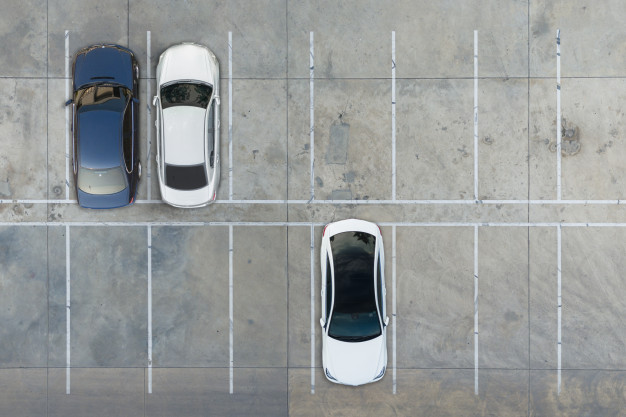
%> input picture Images/010.jpg, 626 x 417 px
$ octave TestL.m   (GNU Octave 9; MATLAB toolbox functions it lacks are replaced by stand-ins)
%> lines starting %> are read from the running program, lines starting %| are printed output that depends on the picture; in (x1, y1, x2, y2) boxes, pixels count from 0 and x2, y2 are one past the last pixel; in counts of white or black regions, pixels touching at a corner belong together; the program's own positions count from 1
%> further down, Img is the input picture: size 417x626x3 uint8; mean R, G, B 150.9, 154.2, 153.8
### cartoon.m
function imr=cartoon(im,varargin)
 % do a simple cartoon algorithm
 % author: Meng Xipeng  mengxipeng@gmail.com
 % this function has 4 pararmeter;
 %    im
 %    mask_radius
 %    threshold
 %    ramp
 %
 %
 % Cartoon algorithm  ( Courtesy of gimp )
 % -----------------
 % Mask radius = radius of pixel neighborhood for intensity comparison
 % Threshold   = relative intensity difference which will result in darkening
 % Ramp        = amount of relative intensity difference before total black
 % Blur radius = mask radius / 3.0
 %
 % Algorithm:
 % For each pixel, calculate pixel intensity value to be: avg (blur radius)
 % relative diff = pixel intensity / avg (mask radius)
 % If relative diff < Threshold
 %   intensity mult = (Ramp - MIN (Ramp, (Threshold - relative diff))) / Ramp
 %   pixel intensity *= intensity mult
 %
% only support grayscale and rgb image
% the default variable of parameters
mask_radius=20;
threshold=1;
ramp=0.3;
if(nargin>=2)
        mask_radius=varargin{1};
end
if(nargin>=3)
        threshold=varargin{2};
end
if(nargin>=4)
        ramp=varargin{3};
end
if ndims(im) == 3
        % rgb
        r=im(:,:,1);
        g=im(:,:,2);
        b=im(:,:,3);
        rr=cartoonlize(r,mask_radius,threshold,ramp);
        gr=cartoonlize(g,mask_radius,threshold,ramp);
        br=cartoonlize(b,mask_radius,threshold,ramp);
        imr=cat(3,rr,gr,br);
else
        %grayscale
        imr=cartoonlize(im,mask_radius,threshold,ramp);
end
function gr=cartoonlize(g,mask_radius,threshold,ramp)
%> called with mask_radius = 20, threshold = 1, ramp = 0.3
g=im2double(g); % avoid  overflow
mask=fspecial('gaussian',mask_radius);
g_new=imfilter(g,mask);
g_new=g./g_new;
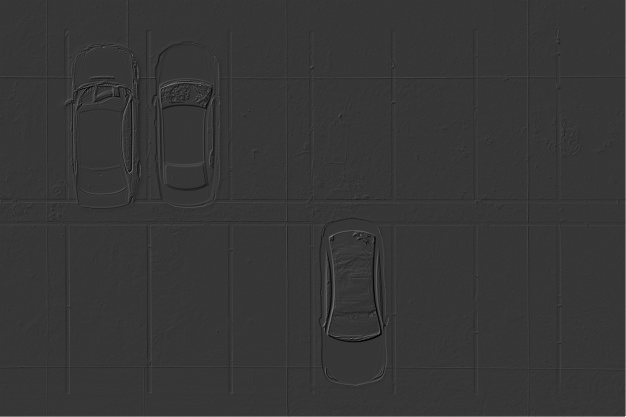
%> g_new: size 417x626 double; min 0.178, max 4, mean 1; drawn with min black and max white
mult=(ramp-min(ramp,(threshold-g_new)))/ramp;
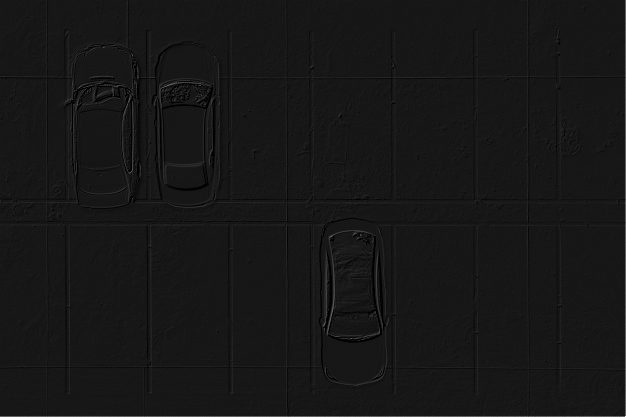
%> mult: size 417x626 double; min 0, max 11, mean 1.02; drawn with min black and max white
ind=find(g_new<threshold);
%> ind = 126762 values from 7 to 260621
gr=g;
gr(ind)=g(ind).*mult(ind);
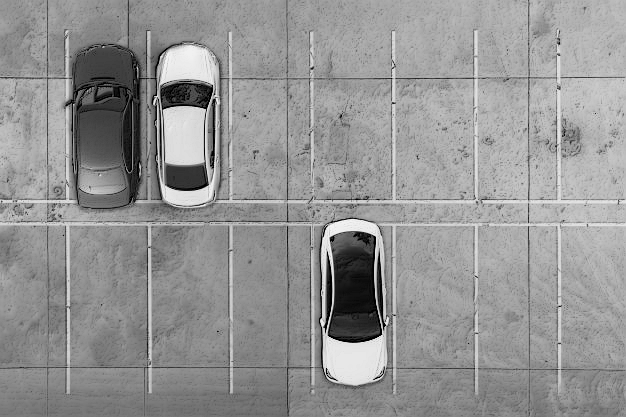
%> gr: size 417x626 double; min 0, max 0.969, mean 0.581

### TestL.m
%% Init
clear all, clc, close all;
Img = imread('Images\010.jpg');
%% binarization
IGray = rgb2gray(Img);
ICartoon = cartoon(IGray);
IBinary = ICartoon<0.10;
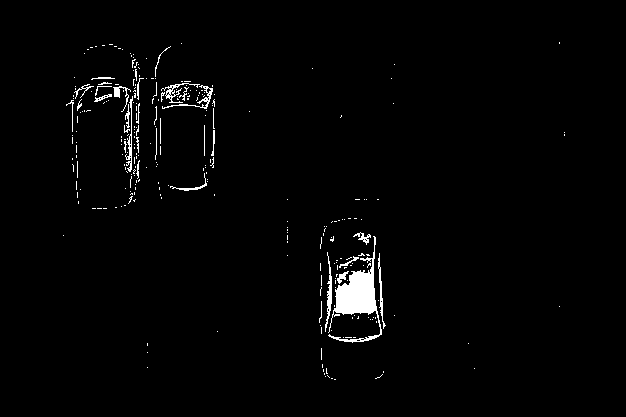
%> IBinary: size 417x626 logical; 1.8% white; 283 white regions (251 under 20 px), largest, box (x1, y1, x2, y2) and area: (328, 236, 382, 343) 1778, (325, 252, 332, 332) 206, (162, 85, 213, 109) 176
IBinary = bwareaopen(IBinary,50);%%removes small shapes

%% Rough shape of cars
IEdge = edge(ICartoon,'canny');
%> IEdge: size 417x626 logical; 6.1% white in thin lines or dots
IFill = imdilate(IEdge,strel('disk',3));
%> IFill: size 417x626 logical; 25.8% white; 9 white regions, largest, box (x1, y1, x2, y2) and area: (0, 0, 626, 417) 66350, (595, 138, 615, 157) 235, (337, 110, 353, 131) 201
IFill = imfill(IFill, 'holes');
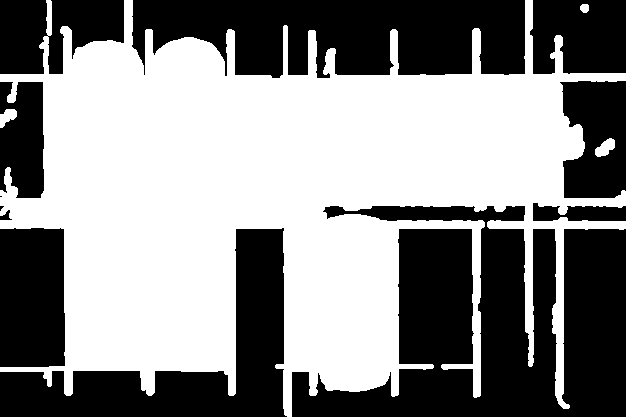
%> IFill: size 417x626 logical; 53.5% white; 12 black regions (2 under 20 px), largest, box (x1, y1, x2, y2) and area: (292, 206, 626, 417) 43914, (132, 0, 525, 78) 24501, (0, 228, 287, 417) 18840
IReconstruct = imreconstruct(IFill, IEdge);

%% Adaptative closing

orientations = regionprops(IReconstruct, 'Orientation');
%> orientations = 174 regions; first 5, Orientation: 86.45, -79.89, 84.19, 74.09, 49.99
axisLength = regionprops(IReconstruct, 'MajorAxisLength');
%> axisLength = 174 regions; first 5, MajorAxisLength: 184.6, 162, 12.11, 14.89, 23.81

deg = median([orientations.Orientation])
%> deg = 1.63
len = median([axisLength.MajorAxisLength])
%> len = 33.78

IReconstruct2 = imclose(IReconstruct, strel('line',len/6,deg));
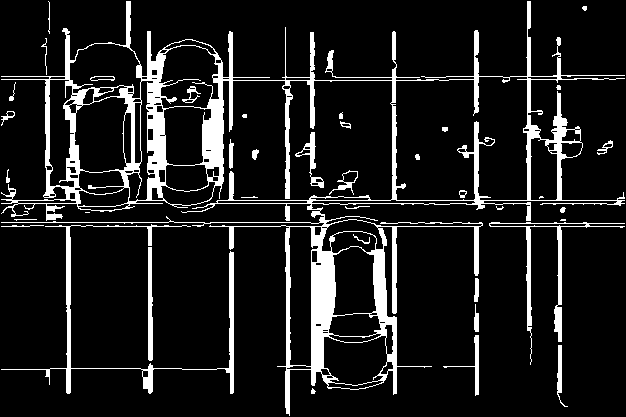
%> IReconstruct2: size 417x626 logical; 11.4% white; 39 white regions (6 under 20 px), largest, box (x1, y1, x2, y2) and area: (1, 1, 625, 416) 23536, (1, 224, 234, 394) 2162, (489, 222, 625, 365) 1346

%%
IReconstruct3 = imclose(IReconstruct2, strel('disk',fix(len/15) ));%rapproche
%> IReconstruct3: size 417x626 logical; 14.2% white; 16 white regions (1 under 20 px), largest, box (x1, y1, x2, y2) and area: (1, 1, 625, 416) 35457, (295, 131, 324, 188) 441, (443, 334, 479, 396) 290
IReconstruct3 = imfill(IReconstruct3, 'holes');
%> IReconstruct3: size 417x626 logical; 48.2% white; 9 white regions, largest, box (x1, y1, x2, y2) and area: (1, 1, 625, 416) 125034, (443, 334, 479, 396) 290, (557, 344, 568, 407) 236
IReconstruct3 = imopen(IReconstruct3, strel('disk', fix(len/30) ));%s閜are
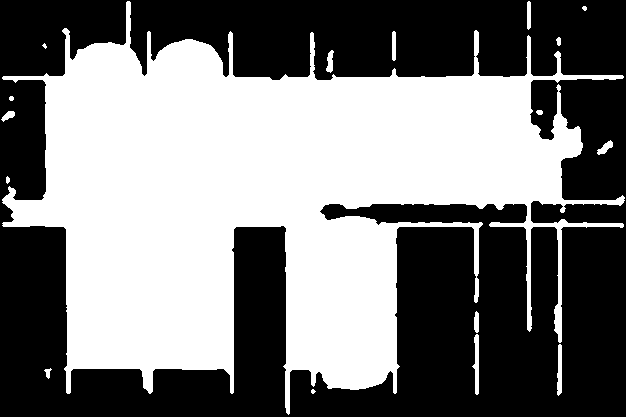
%> IReconstruct3: size 417x626 logical; 48.1% white; 17 white regions (3 under 20 px), largest, box (x1, y1, x2, y2) and area: (2, 1, 625, 415) 124150, (472, 334, 479, 395) 255, (557, 344, 562, 396) 217


%% affichage
figure(1); imshow(IBinary, []);title('image binaire')
figure(2); imshow(IEdge, []);title('image bordures')
figure(3); imshow(IFill, []);title('image remplie')
figure(4); imshow(IReconstruct, []);title('image reconstruite')
figure(5); imshow(IReconstruct2, []);title('image fermeture adaptative')
figure(6); imshow(IReconstruct3, []);title('image finale')

%% TODO
% tri de taille
% raccrocher ou supprimer les petites queues sur l'images finale
% rendre le seuil de d閜art plus intelligent

$ run again, with Images/001.jpg copied over Images/010.jpg
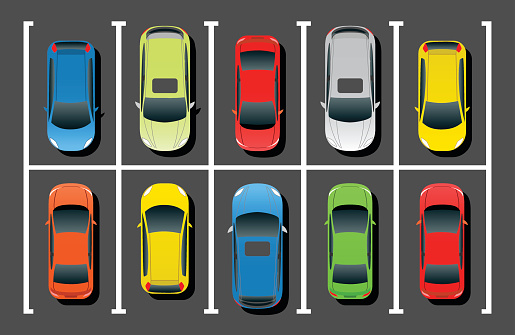
%> input picture Images/001.jpg, 515 x 335 px
%> Img is the input picture: size 335x515x3 uint8; mean R, G, B 103.5, 100.6, 90.5
%> in cartoonlize, `mult=(ramp-min(ramp,(threshold-g_new)))/ramp;`:
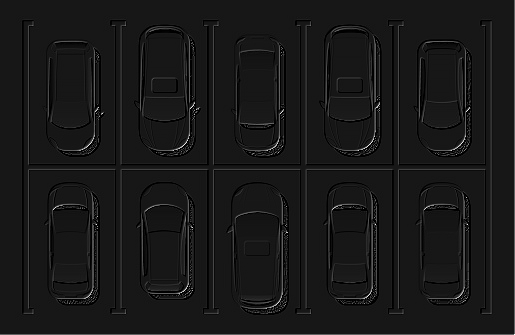
%> mult: size 335x515 double; min 0, max 11, mean 1.06; drawn with min black and max white
%> ind = 93233 values from 1009 to 171853
%> IEdge: size 335x515 logical; 6.9% white in thin lines or dots, all inside (x1, y1, x2, y2) = (24, 21, 492, 316)
%> orientations = 71 regions; first 5, Orientation: 0.0404, 67.73, 89.31, 89.25, 3.48
%> axisLength = 71 regions; first 5, MajorAxisLength: 611.7, 134.4, 66.36, 158.7, 58.98
%> deg = 2.88
%> len = 61.86
%> IReconstruct2: size 335x515 logical; 16.4% white; 14 white regions (1 under 20 px), largest, box (x1, y1, x2, y2) and area: (24, 21, 492, 314) 13230, (321, 25, 383, 158) 2461, (138, 183, 196, 300) 2158
%> `IReconstruct3 = imopen(IReconstruct3, strel('disk', fix(len/30) ));`:
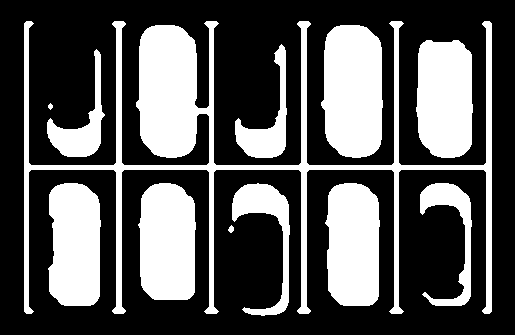
%> IReconstruct3: size 335x515 logical; 34.1% white; 12 white regions, largest, box (x1, y1, x2, y2) and area: (24, 21, 492, 314) 19494, (321, 25, 383, 158) 7126, (138, 183, 196, 300) 6017

$ run again, with Images/002.jpg copied over Images/010.jpg
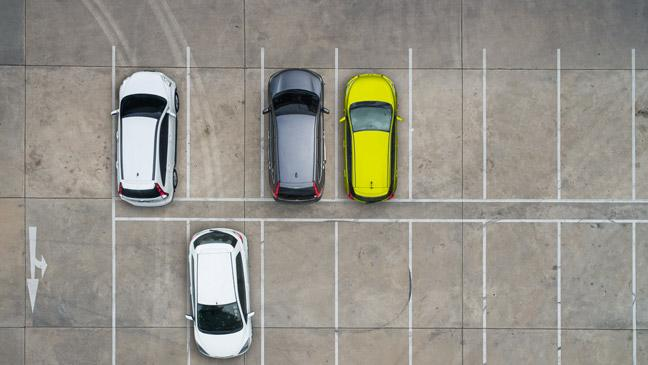
%> input picture Images/002.jpg, 648 x 365 px
%> Img is the input picture: size 365x648x3 uint8; mean R, G, B 149.1, 145.9, 137.1
%> ind = 119395 values from 11 to 236140
%> `IBinary = ICartoon<0.10;`:
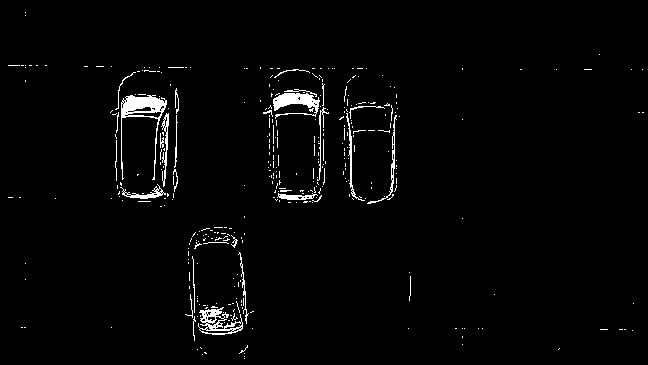
%> IBinary: size 365x648 logical; 2.2% white; 367 white regions (338 under 20 px), largest, box (x1, y1, x2, y2) and area: (121, 95, 167, 180) 874, (273, 93, 320, 119) 585, (198, 307, 243, 335) 517
%> IEdge: size 365x648 logical; 6.8% white in thin lines or dots
%> orientations = 167 regions; first 5, Orientation: 89.06, 2.83, 53.6, -1.36, -2.46
%> axisLength = 167 regions; first 5, MajorAxisLength: 146.7, 25.15, 180.2, 144.6, 105.8
%> deg = 0
%> len = 43.9
%> IReconstruct2: size 365x648 logical; 13.9% white; 22 white regions (7 under 20 px), largest, box (x1, y1, x2, y2) and area: (1, 1, 647, 364) 31200, (460, 224, 470, 325) 448, (391, 201, 647, 204) 284
%> `IReconstruct3 = imopen(IReconstruct3, strel('disk', fix(len/30) ));`:
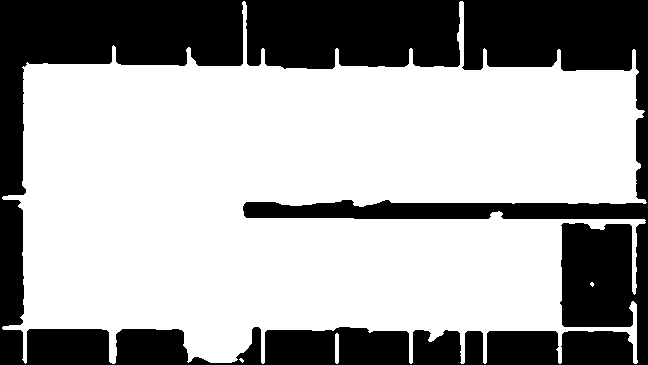
%> IReconstruct3: size 365x648 logical; 64.9% white; 1 black region, box (x1, y1, x2, y2) and area: (0, 0, 648, 365) 83000

$ run again, with Images/003.jpg copied over Images/010.jpg
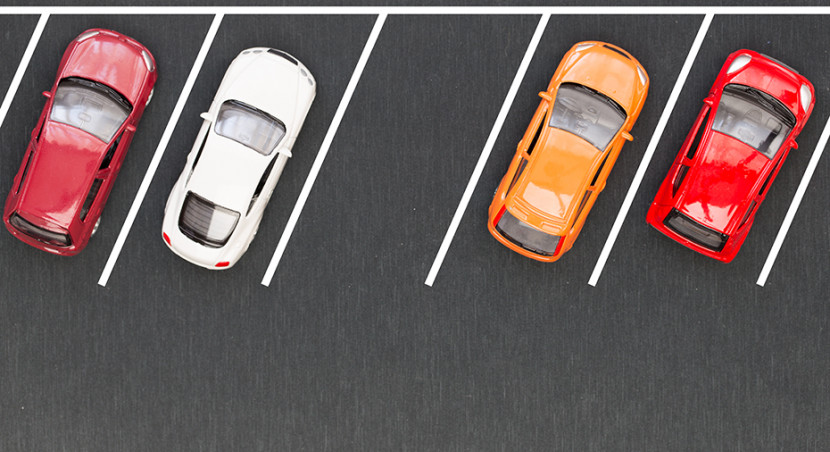
%> input picture Images/003.jpg, 830 x 452 px
%> Img is the input picture: size 452x830x3 uint8; mean R, G, B 109.3, 93.9, 92.6
%> ind = 186384 values from 2 to 374703
%> IEdge: size 452x830 logical; 3.5% white in thin lines or dots, all inside (x1, y1, x2, y2) = (1, 6, 829, 286)
%> orientations = 80 regions; first 5, Orientation: 0.000501, 75.47, 3.3, -37.4, -21.85
%> axisLength = 80 regions; first 5, MajorAxisLength: 956.1, 129.2, 825, 83.41, 66.75
%> deg = 0.774
%> len = 49.84
%> IReconstruct2: size 452x830 logical; 8.3% white; 13 white regions, largest, box (x1, y1, x2, y2) and area: (1, 13, 829, 286) 11085, (488, 41, 650, 263) 5511, (161, 47, 316, 271) 4069
%> `IReconstruct3 = imopen(IReconstruct3, strel('disk', fix(len/30) ));`:
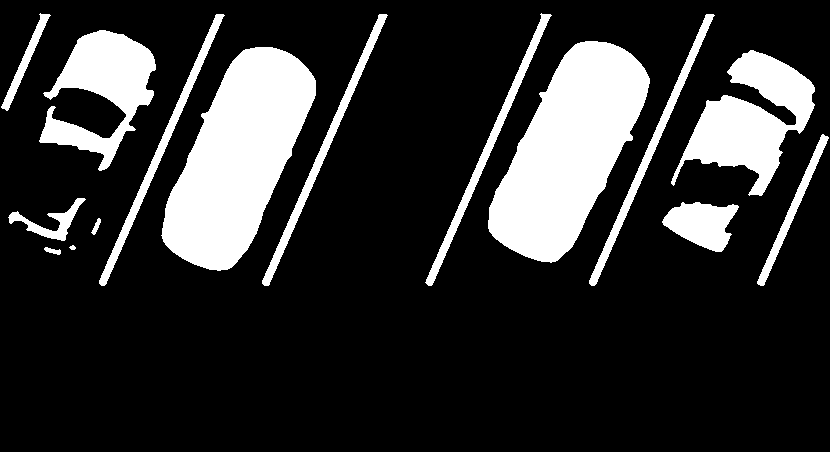
%> IReconstruct3: size 452x830 logical; 19.3% white; 15 white regions, largest, box (x1, y1, x2, y2) and area: (488, 41, 650, 263) 20336, (161, 47, 316, 271) 20055, (671, 50, 815, 196) 9402
